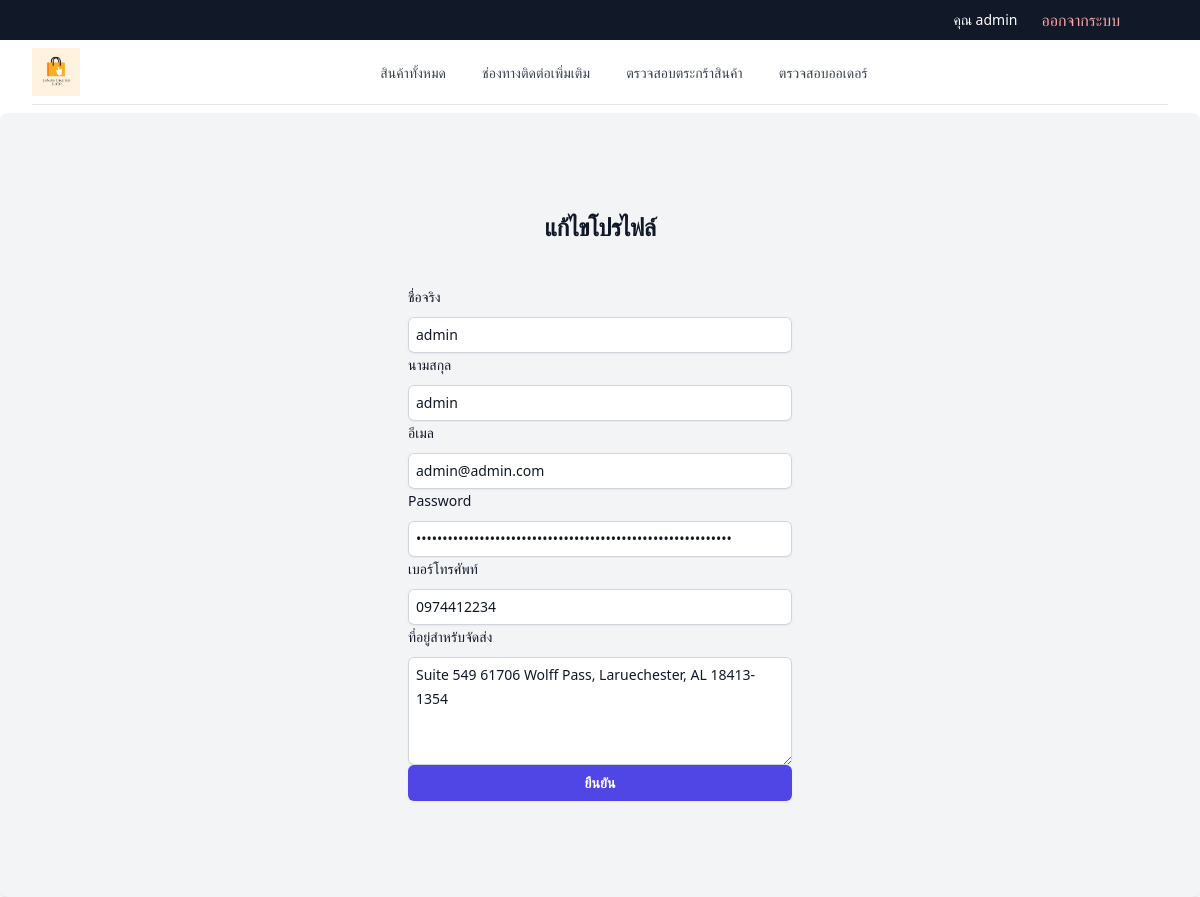
Screenshot of /user_edit.php (signed in) with the database file from the repository.
### tables this page shows
CREATE TABLE IF NOT EXISTS `userdata` (
  `user_id` int(11) NOT NULL AUTO_INCREMENT,
  `email` varchar(255) NOT NULL,
  `password` varchar(255) NOT NULL,
  `first_name` varchar(255) NOT NULL,
  `last_name` varchar(255) NOT NULL,
  `title_name` varchar(255) NOT NULL,
  `address` text NOT NULL,
  `phone_number` varchar(10) NOT NULL,
  `role` enum('user','admin') NOT NULL,
  PRIMARY KEY (`user_id`)
);

### user_edit.php (the view, shortened to what this page needs)
<!DOCTYPE html>
<html lang="en">
<head>
    <script src="https://cdn.tailwindcss.com"></script>
</head>
<?php include 'nav_bar.php';
include("dbconnect.php");
if (isset($_SESSION['email'])) {
    $email = $_SESSION['email'];
    $query = mysqli_query($conn, "SELECT * FROM `userdata` WHERE `email`='$email'");
    if (!$query) {
        echo "Error: " . mysqli_error($conn);
    } else {
        if ($row = mysqli_fetch_assoc($query)) {
            $firstname = $row['first_name'];
            $lastname = $row['last_name'];
            $email = $row['email'];
            $phone_number = $row['phone_number'];
            $password = $row['password'];
            $address = $row['address'];
        }
    }
}
?>
<body>
    <div class="bg-white">
        <div
            class="mx-auto max-w-2xl bg-gray-100 mt-2 rounded-lg shadow-md px-4 py-16 sm:px-6 sm:py-24 lg:max-w-7xl lg:px-8">
            <div class="flex min-h-full flex-col justify-center">
                <h2 class="text-center text-2xl font-bold leading-9 tracking-tight text-gray-900">แก้ไขโปรไฟล์
                </h2>
                <div class="mt-10 sm:mx-auto sm:w-full sm:max-w-sm">
                    <form action="" method="post"  class="editform">
                        <div>
                            <label for="first_name" class="block text-sm font-medium leading-6 text-gray-900">
                                ชื่อจริง</label>
                            <div class="mt-2">
                                <input id="first_name" name="first_name" type="text" autocomplete="first_name" required
                                    class="block p-2  w-full rounded-md border-0 py-1.5 text-gray-900 shadow-sm ring-1 ring-inset ring-gray-300 placeholder:text-gray-400 focus:ring-2 focus:ring-inset focus:ring-indigo-600 sm:text-sm sm:leading-6"
                                    value="<?php echo $firstname; ?>">
                            </div>
                        </div>
                        <div>
                            <label for="last_name" class="block text-sm font-medium leading-6 text-gray-900">
                                นามสกุล</label>
                            <div class="mt-2">
                                <input id="last_name" name="last_name" type="text" autocomplete="last_name" required
                                    class="block p-2 w-full rounded-md border-0 py-1.5 text-gray-900 shadow-sm ring-1 ring-inset ring-gray-300 placeholder:text-gray-400 focus:ring-2 focus:ring-inset focus:ring-indigo-600 sm:text-sm sm:leading-6"
                                    value="<?php echo $lastname; ?>">
                            </div>
                        </div>
                        <div>
                            <label for="email" class="block text-sm font-medium leading-6 text-gray-900">
                                อีเมล</label>
                            <div class="mt-2">
                                <input id="email" name="email" type="email" autocomplete="email" required
                                    class="block p-2 w-full rounded-md border-0 py-1.5 text-gray-900 shadow-sm ring-1 ring-inset ring-gray-300 placeholder:text-gray-400 focus:ring-2 focus:ring-inset focus:ring-indigo-600 sm:text-sm sm:leading-6"
                                    value="<?php echo $email; ?>">
                            </div>
                        </div>
                        <div>
                            <div class="flex items-center justify-between">
                                <label for="password"
                                    class="block text-sm font-medium leading-6 text-gray-900">Password</label>
                            </div>
                            <div class="mt-2">
                                <input id="password" name="password" type="password" autocomplete="current-password"
                                    required
                                    class="block p-2 w-full rounded-md border-0 py-1.5 text-gray-900 shadow-sm ring-1 ring-inset ring-gray-300 placeholder:text-gray-400 focus:ring-2 focus:ring-inset focus:ring-indigo-600 sm:text-sm sm:leading-6"
                                    value="<?php echo $password; ?>">
                            </div>
                        </div>
                        <div>
                            <label for="phone_number" class="block text-sm font-medium leading-6 text-gray-900">
                                เบอร์โทรศัพท์</label>
                            <div class="mt-2">
                                <input id="phone_number" name="phone_number" type="text" autocomplete="phone_number"
                                    required
                                    class="block p-2 w-full rounded-md border-0 py-1.5 text-gray-900 shadow-sm ring-1 ring-inset ring-gray-300 placeholder:text-gray-400 focus:ring-2 focus:ring-inset focus:ring-indigo-600 sm:text-sm sm:leading-6"
                                    value="<?php echo $phone_number; ?>">
                            </div>
                        </div>
                        <div>
                            <label for="email" class="block text-sm font-medium leading-6 text-gray-900">
                                ที่อยู่สำหรับจัดส่ง</label>
                            <div class="mt-2">
                                <textarea id="address" name="address" autocomplete="address" required
                                    class="block p-2 w-full rounded-md border-0 py-1.5 text-gray-900 shadow-sm ring-1 ring-inset ring-gray-300 placeholder:text-gray-400 focus:ring-2 focus:ring-inset focus:ring-indigo-600 sm:text-sm sm:leading-6"
                                    rows="4"><?php echo $address; ?></textarea>
                            </div>
                        </div>
                        <div>
                            <button type="submit" name="submit"
                                class="flex w-full justify-center rounded-md bg-indigo-600 px-3 py-1.5 text-sm font-semibold leading-6 text-white shadow-sm hover:bg-indigo-500 focus-visible:outline focus-visible:outline-2 focus-visible:outline-offset-2 focus-visible:outline-indigo-600">ยืนยัน</button>
                        </div>
                    </form>
                </div>
            </div>
        </div>
    </div>
</body>
</html>

### nav_bar.php (shortened to what this page needs)
<link href="https://cdn.jsdelivr.net/npm/tailwindcss@2.2.19/dist/tailwind.min.css" rel="stylesheet">
<body>
    <?php
    include("dbconnect.php");
    if (isset($_SESSION['email'])) {
        $email = $_SESSION['email'];
        $query = mysqli_query($conn, "SELECT * FROM `userdata` WHERE `email`='$email'");
        if (!$query) {
            echo "Error: " . mysqli_error($conn);
        } else {
            if ($row = mysqli_fetch_assoc($query)) {
                $you = 'คุณ';
                $firstname = $row['first_name'];
                $logout = 'ออกจากระบบ';
                $cart = "ตรวจสอบตระกร้าสินค้า";
                $order = "ตรวจสอบออเดอร์";
            }
        }
    }
    ?>
    <div class="bg-white">
        <header class="relative">
            <nav aria-label="Top">
                <div class="bg-gray-900">
                    <div class="mx-auto flex h-10 max-w-7xl items-center justify-end px-4 sm:px-6 lg:px-8">
                        <div class="flex items-center space-x-6">
                            <a href="user_edit.php"
                                class="text-sm font-medium text-white hover:text-gray-100"><?php echo "$you $firstname"; ?></a>
                            <button class="text-red-300 hover:text-white" onclick="confirmLogout()">
                                <?php echo $logout; ?>
                            </button>
                        </div>
                    </div>
                </div>
                <div class="bg-white">
                    <div class="mx-auto max-w-7xl px-4 sm:px-6 lg:px-8">
                        <div class="border-b border-gray-200">
                            <div class="flex h-16 items-center justify-between">
                                <div class=" items-center">
                                    <a href="index.php"><img class="h-12 w-auto" src="pik/logo.png" alt="Logo"></a>
                                </div>
                                <div class=" items-center justifly-center space-x-8">
                                    <a href="products.php"
                                        class="text-sm font-medium text-gray-700 hover:text-gray-800">สินค้าทั้งหมด</a>
                                    <a href="contactus.php"
                                        class="text-sm font-medium text-gray-700 hover:text-gray-800">ช่องทางติดต่อเพิ่มเติม</a>
                                    <a href="cart.php"
                                        class="text-sm font-medium text-gray-700 hover:text-gray-800"><?php echo $cart; ?></a>
                                    <a href="order.php"
                                        class="text-sm font-medium text-gray-700 hover:text-gray-800"><?php echo $order; ?></a>
                                </div>
                            </div>
                        </div>
                    </div>
                </div>
            </nav>
        </header>
    </div>
</body>

### rows the page displays
userdata: first_name "admin", last_name "admin", email "admin@admin.com", phone_number "0974412234", address "Suite 549 61706 Wolff Pass, Laruechester, AL 18413-1354"

### other values shown
$you "คุณ"
$logout "ออกจากระบบ"
$cart "ตรวจสอบตระกร้าสินค้า"
$order "ตรวจสอบออเดอร์"
